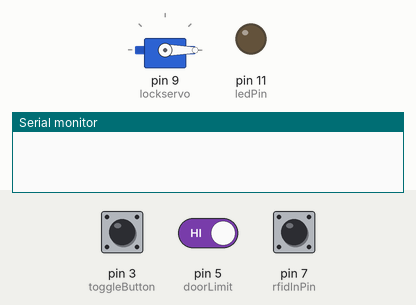
Recording of a sketch running on a simulated Arduino Uno, built with avr-gcc and run on an emulated ATmega328P. Parts: servo, output pins drawn as LEDs (lit = HIGH), the last lines printed to the serial monitor. Inputs (shaded band) come from the test bench; at power-on: pin 3 (toggleButton) HIGH, pin 5 (doorLimit) HIGH, pin 7 (rfidInPin) HIGH.

Above: at 1.2 s.
1.3 s: pin 3 (toggleButton) pulled LOW for 0.15 s
At 2.0 s:
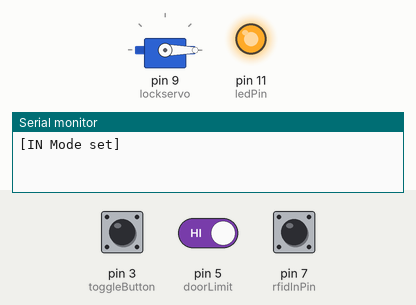
2.9 s: pin 3 (toggleButton) pulled LOW for 1 s
At 3.3 s:
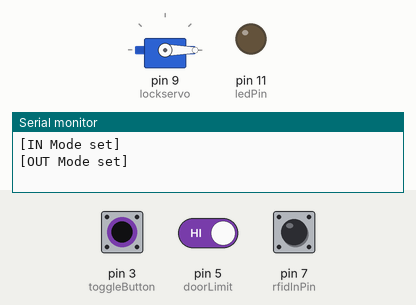
8.5 s: pin 3 (toggleButton) pulled LOW for 3.2 s
At 9.9 s:
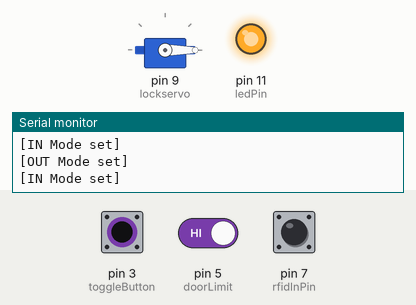
Timing chart, 0 to 11.5 s (numbered marks = the images above; inputs shaded):
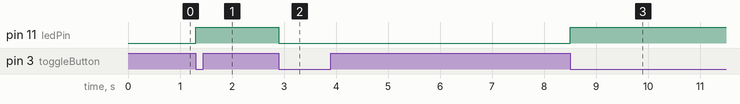

The sketch:

RFIDPROTO.ino
```cpp
#include <Servo.h>

#define TRUE  1
#define FALSE 0

#define LOCKED 90
#define ORIGIN 0
#define UNLOCKED -90

Servo lockservo;  // create servo object to control a servo
                // a maximum of eight servo objects can be created

int pos = 0;    // variable to store the servo position
int rfidInPin = 7;
int doorLimit = 5;
int toggleButton = 3;
int ledPin = 11;


void toggle(boolean * value);


int val = 0;


boolean lockState = false;
boolean inoutState = false;

boolean doorState = false;
boolean doorStateLast = false;

boolean modeButton = false;
boolean modeButtonLast = false;

boolean rfidIn   = false;

boolean beenLocked = false;
boolean beenUnlocked = false;

void setup()
{
  lockservo.attach(9);  // attaches the servo on pin 9 to the servo object
  pinMode(rfidInPin, INPUT_PULLUP);
  pinMode(toggleButton, INPUT_PULLUP);
  pinMode(doorLimit, INPUT_PULLUP);
  pinMode(ledPin, OUTPUT);
  Serial.begin(9600);
}


void loop()
{
    doorState = !digitalRead(doorLimit);
    modeButton = !digitalRead(toggleButton);
    rfidIn     = !digitalRead(rfidInPin);

    /* Toggle IN or OUT modes */
    if(modeButton == true && modeButtonLast == false )
    {
        inoutState = !inoutState;
        if(inoutState)
        {
            Serial.write("[IN Mode set]\n");
        }
        else
        {
            Serial.write("[OUT Mode set]\n");
        }
    }


    /* Set status LED */
    if(inoutState == true)
        digitalWrite(ledPin, HIGH);
    else
        digitalWrite(ledPin, LOW);


    /* FSM STUFF */
    if( inoutState == true )
    {
        lockservo.write(ORIGIN);

        if(lockState == true)
        {
            lockservo.write(UNLOCKED);
            lockservo.write(ORIGIN);
        }
        //If you're inside the room
    }


    //OUT
    else
    {
        /* If the door goes from open to closed */
        if( doorState == true && doorStateLast == false)
        {
            if(lockState == false)
            {
                Serial.write(">>>Locking deadbolt\n");
                lockservo.write(LOCKED);
                lockState = true;
            }
        }

        // if( doorState == true && doorStateLast == false)
        // {
        //     Serial.write(">>>Locking deadbolt!\n");
        // }

        if( rfidIn == true)
        {
            if(lockState == true)
            {
                Serial.write(">>>Unlocking deadbolt\n");
                lockservo.write(UNLOCKED);
                lockservo.write(ORIGIN);
                lockState == false;
            }
        }

        lockservo.write(ORIGIN);
        //If you want the door to be locked
    }


    modeButtonLast = modeButton;
    doorStateLast = doorState;
    //buttonPressed = digitalRead(buttonPin);

    //lastButtonState = buttonPressed;


    // if(state)
    // {

    //     myservo.write(90);
    //     // for(pos = 0; pos < 180; pos += 1)  // goes from 0 degrees to 180 degrees
    //     // {                                  // in steps of 1 degree
    //     //   myservo.write(pos);              // tell servo to go to position in variable 'pos'
    //     //   delay(15);                       // waits 15ms for the servo to reach the position
    //     // }
    //     // for(pos = 180; pos>=1; pos-=1)     // goes from 180 degrees to 0 degrees
    //     // {
    //     //   myservo.write(pos);              // tell servo to go to position in variable 'pos'
    //     //   delay(15);                       // waits 15ms for the servo to reach the position
    //     // }
    // }
    // else
    // {
    //     myservo.write(0);
    // }
}

void toggle(boolean * value)
{
  if(*value == true)
  {
    *value = false;
  }

  else
  {
    *value = true;
  }
}
```

Measured:
- after the input at 1.3 s, pin 11 (ledPin): LOW → HIGH at once
- after the input at 2.9 s, pin 11 (ledPin): HIGH → LOW at once
- after the input at 8.5 s, pin 11 (ledPin): LOW → HIGH at once
